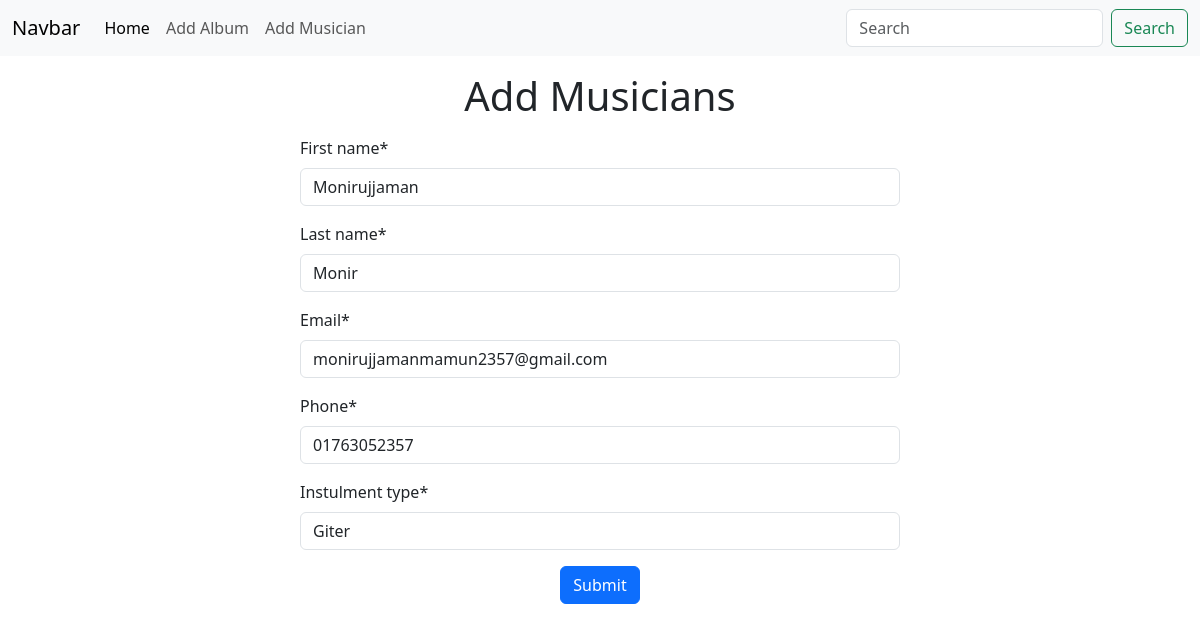
Screenshot of /musicians/edit/3 with the database file from the repository.
### musicians/models.py (models this page shows, shortened)
class Musician(models.Model):
    first_name = models.CharField(max_length=50)
    last_name = models.CharField(max_length=50)
    email = models.EmailField()
    phone = models.CharField(max_length=11)
    instulment_type = models.CharField(max_length=100)

### musicians/views.py (the view)
# urls.py: path('edit/<int:id>', views.edit_musicians, name='edit_musicians'),
def edit_musicians(request, id):
    editable_data = Musician.objects.get(pk=id)
    musician_form = AddMusiciansForms(instance=editable_data)
    if request.method == 'POST':
        musician_form = AddMusiciansForms(request.POST, instance=editable_data)
        if musician_form.is_valid():
            musician_form.save()
            return redirect('homepage')
    return render(request, 'add_musicians.html', {'form': musician_form})

### musicians/forms.py
class AddMusiciansForms(forms.ModelForm):
    class Meta:
        model = Musician
        fields = '__all__'

### musicians/templates/add_musicians.html (shortened to what this page needs)
{% extends "base.html" %}
{% load crispy_forms_tags %}
{% block content %}
<h1 class="text-center my-3">
    Add Musicians
</h1>
<form action="" method="post" style="width: 50%; margin:auto">
    {{form|crispy}}
    <div class="text-center pb-5">
        <button class="btn btn-primary" type="submit">Submit</button>
    </div>
</form>
{% endblock content %}

### rows the page displays
Musician: first_name "Monirujjaman", last_name "Monir", email "monirujjamanmamun2357@gmail.com", phone "01763052357", instulment_type "Giter"
